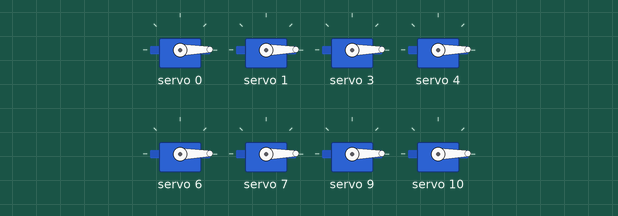
Recording of a sketch running on a simulated Arduino Uno, built with avr-gcc and run on an emulated ATmega328P. On the bench: 8 × servo.

Above: at 0.05 s.
At 1.7 s:
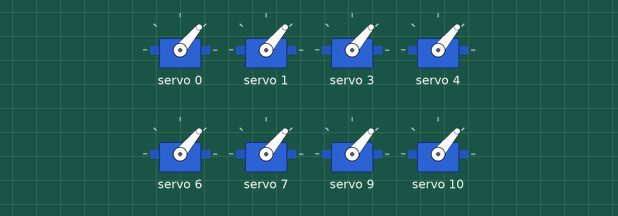
At 3.4 s:
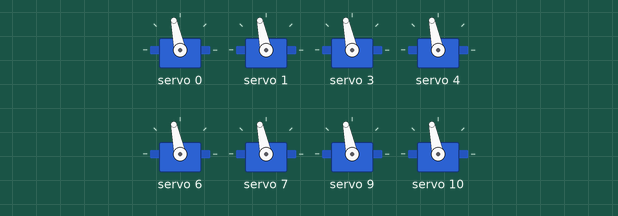
At 6.75 s:
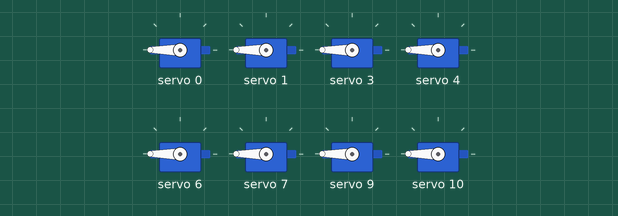
At 10.1 s:
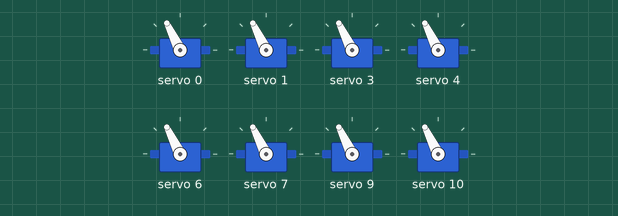
At 13.5 s:
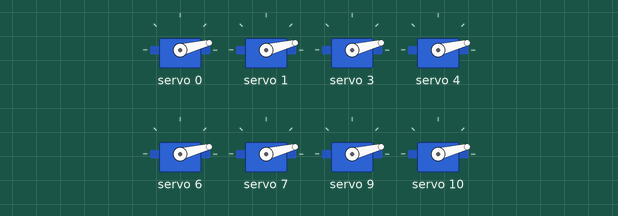
Timing chart, 0 to 18.2 s (numbered marks = the images above):
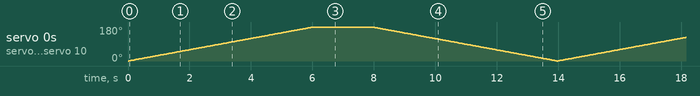

The sketch:

Move10ServoMotors.ino
```cpp
/* Include the HCPCA9685 library */
#include "HCPCA9685.h"

/* I2C slave address for the device/module. For the HCMODU0097 the default I2C address
   is 0x40 */
#define  I2CAdd 0x40


/* Create an instance of the library */
HCPCA9685 HCPCA9685(I2CAdd);


void setup()
{
  /* Initialise the library and set it to 'servo mode' */
  HCPCA9685.Init(SERVO_MODE);

  /* Wake the device up */
  HCPCA9685.Sleep(false);
}


void loop()
{
  unsigned int Pos;

  /* Sweep the servo back and forth from its minimum to maximum position.
     If your servo is hitting its end stops then you  should adjust the
     values so that the servo can sweep though its full range without hitting
     the end stops. You can adjust the min & max positions by altering
     the trim values in the libraries HCPCA9685.h file*/
  for(Pos = 10; Pos < 450; Pos++)
  {
    /* This function sets the servos position. It takes two parameters,
     * the first is the servo to control, and the second is the servo
     * position. */
    HCPCA9685.Servo(0, Pos);
    HCPCA9685.Servo(1, Pos);
    HCPCA9685.Servo(3, Pos);
    HCPCA9685.Servo(4, Pos);
    HCPCA9685.Servo(6, Pos);
    HCPCA9685.Servo(7, Pos);
    HCPCA9685.Servo(9, Pos);
    HCPCA9685.Servo(10, Pos);

    delay(10);
  }

  for(Pos = 450; Pos >= 10; Pos--)
  {
    HCPCA9685.Servo(0, Pos);
    HCPCA9685.Servo(1, Pos);
    HCPCA9685.Servo(3, Pos);
    HCPCA9685.Servo(4, Pos);
    HCPCA9685.Servo(6, Pos);
    HCPCA9685.Servo(7, Pos);
    HCPCA9685.Servo(9, Pos);
    HCPCA9685.Servo(10, Pos);

    delay(10);
  }
}
```
